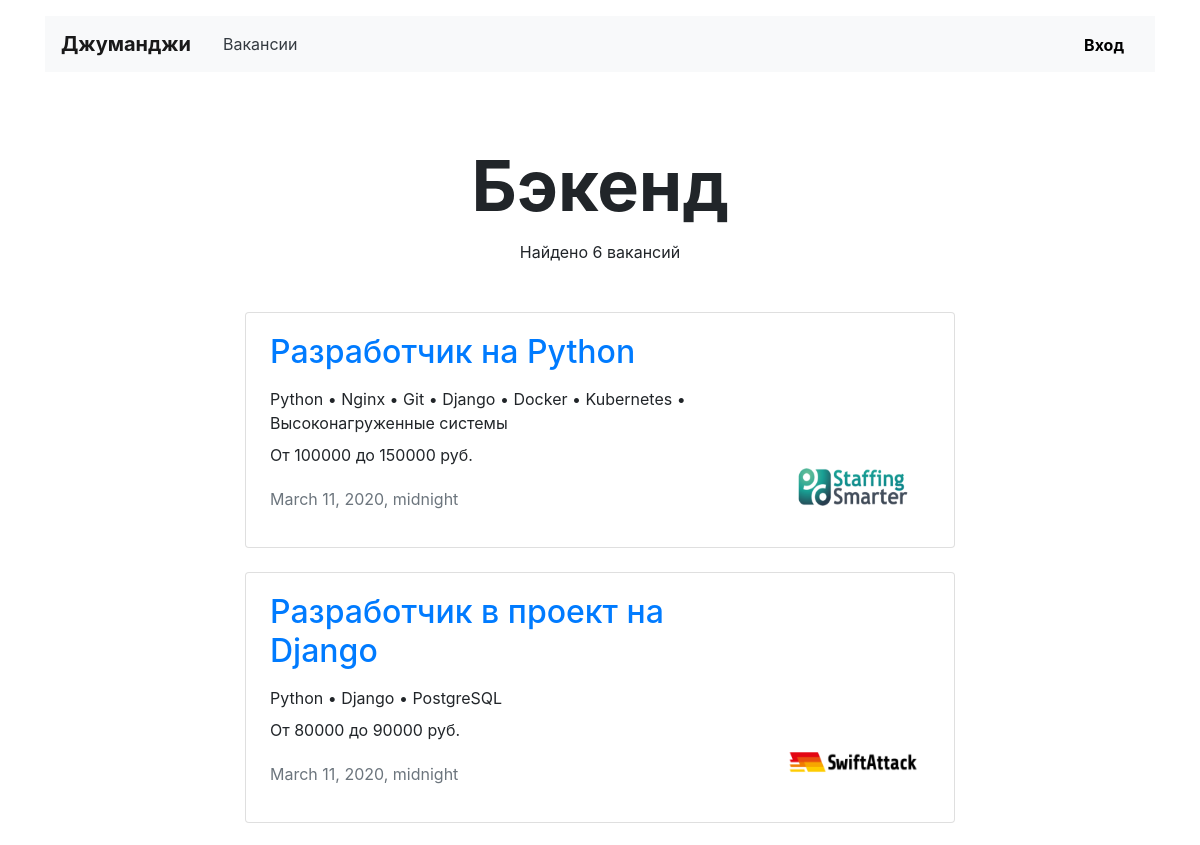
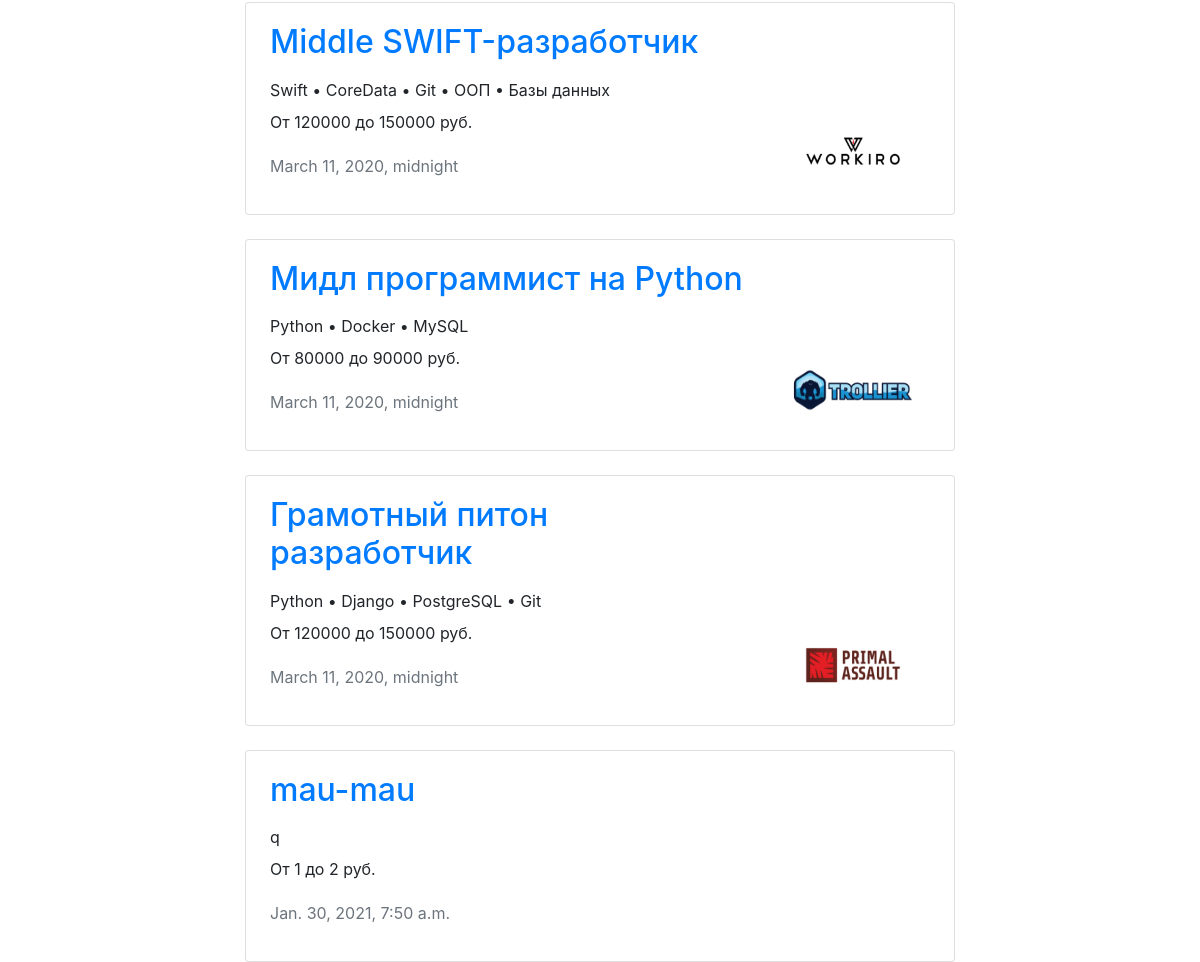
The page /vacancies/cat/backend/ on the database its author committed (2 pictures, top to bottom).
### vacancies/models.py (models this page shows, shortened)
class Specialty(models.Model):
    code = models.CharField(max_length=120)
    title = models.CharField(max_length=120)
    picture = models.ImageField(upload_to=settings.MEDIA_SPECIALITY_IMAGE_DIR)

class Vacancy(models.Model):
    title = models.CharField(max_length=120)
    specialty = models.ForeignKey(Specialty, on_delete=models.CASCADE, related_name='vacancies')
    company = models.ForeignKey(Company, on_delete=models.CASCADE, related_name='vacancies')
    skills = models.TextField()
    description = models.TextField()
    salary_from = models.IntegerField()
    salary_to = models.IntegerField()
    posted = models.DateTimeField()

class Company(models.Model):
    title = models.CharField(max_length=120)
    location = models.CharField(max_length=120)
    logo = models.ImageField(upload_to=settings.MEDIA_COMPANY_IMAGE_DIR, blank=True, default=None)
    description = models.TextField()
    employee_count = models.IntegerField()
    owner = models.OneToOneField(User, on_delete=models.CASCADE)

### vacancies/views/public.py (the view)
# urls.py: path('vacancies/cat/<str:specialization_id>/', SpecializationView.as_view(), name='specialization'),
class SpecializationView(TemplateView):
    template_name = 'vacancies/public/specialization.html'
    def get_context_data(self, **kwargs):
        context = super(SpecializationView, self).get_context_data(**kwargs)
        specialization_id = self.kwargs['specialization_id']
        specialty = get_object_or_404(Specialty, code=specialization_id)
        context['specialization'] = specialty
        context['vacancies'] = specialty.vacancies.all()
        context['count_of_vacancies'] = len(context['vacancies'])
        return context

### templates/vacancies/public/specialization.html (shortened to what this page needs)
{% extends 'vacancies/public/list_of_vacancies.html' %}
{% block header_container %}
    {{ specialization.title }}
{% endblock %}

### templates/vacancies/public/vacancy_card.html
{% load static %}
<div class="row mt-4">
    <div class="col-12 col-lg-8 offset-lg-2 m-auto">
        <div class="card">
            <div class="card-body px-4">
                <div class="row">
                    <div class="col-12 col-md-8 col-lg-9">
                        <h2 class="h2 pb-2"><a
                                href="{% url 'vacancy' vacancy.id %}">{{ vacancy.title }}</a></h2>
                        <p class="mb-2">{{ vacancy.skills }}</p>
                        <p>От {{ vacancy.salary_from }} до {{ vacancy.salary_to }} руб.</p>
                        <p class="text-muted pt-1">{{ vacancy.posted }}</p>
                    </div>
                    <div class="col-12 col-md-4 col-lg-3 d-flex align-items-end">
                        {% if vacancy.company.logo %}
                            <a href="{% url 'company' vacancy.company.id %}"><img src="{{ vacancy.company.logo.url }}"
                                                                                  width="130" height="80"
                                                                                  alt=""></a>{% endif %}
                    </div>
                </div>
            </div>
        </div>
    </div>
</div>

### rows shown on the page
Specialty: title "Бэкенд"
Vacancy: title "Разработчик на Python", skills "Python • Nginx • Git • Django • Docker • Kubernetes • Высоконагруженные системы", salary_from "100000", salary_to "150000", posted "March 11, 2020, midnight", company.logo (picture)
Vacancy: title "Разработчик в проект на Django", skills "Python • Django • PostgreSQL", salary_from "80000", salary_to "90000", posted "March 11, 2020, midnight", company.logo (picture)
Vacancy: title "Middle SWIFT-разработчик", skills "Swift • CoreData • Git • ООП • Базы данных", salary_from "120000", salary_to "150000", posted "March 11, 2020, midnight", company.logo (picture)
Vacancy: title "Мидл программист на Python", skills "Python • Docker • MySQL", salary_from "80000", salary_to "90000", posted "March 11, 2020, midnight", company.logo (picture)
Vacancy: title "Грамотный питон разработчик", skills "Python • Django • PostgreSQL • Git", salary_from "120000", salary_to "150000", posted "March 11, 2020, midnight", company.logo (picture)
Vacancy: title "mau-mau", skills "q", salary_from "1", salary_to "2", posted "Jan. 30, 2021, 7:50 a.m."

### other values the page prints
{{ count_of_vacancies }} "6"
